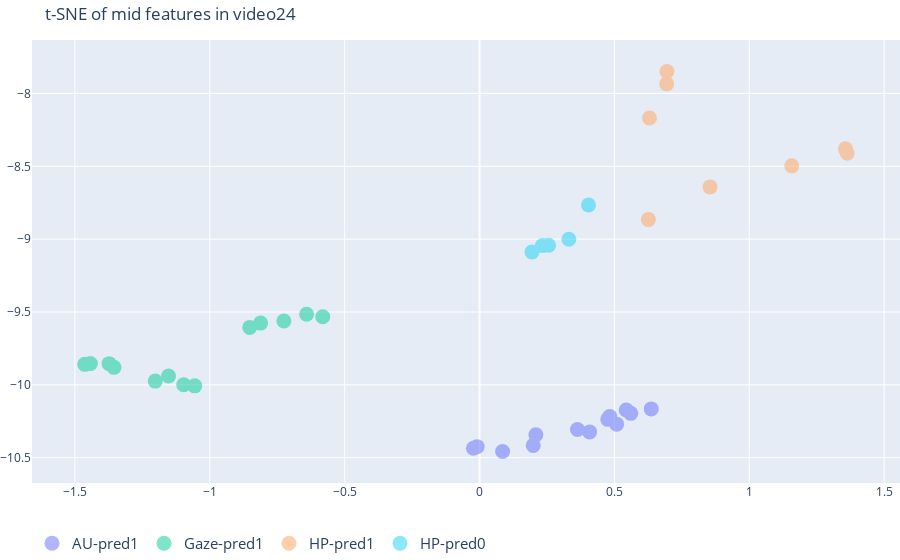

The notebook cell this image was saved under:
### Code cell
get_tsne(["4_d_a", "4_d_g", "4_d_h"], [10, 10, 5], 'video24', ["AU-pred1", "AU-pred0", "Gaze-pred1", "Gaze-pred0", "HP-pred1", "HP-pred0"])

### Figure 1 — Plotly figure (JSON) as saved in the notebook; plotly's stock layout.template omitted (floating-point values rounded to 4 significant figures)
{"data": [{"marker": {"size": 15}, "mode": "markers", "name": "AU-pred1", "opacity": 0.5, "type": "scatter", "x": [0.2089, 0.4081, 0.5084, 0.4828, 0.5438, 0.6366, 0.5608, 0.4754, 0.3631, 0.1991, 0.08554, -0.008837, -0.02263], "y": [-10.34, -10.32, -10.27, -10.22, -10.17, -10.17, -10.2, -10.24, -10.31, -10.42, -10.46, -10.42, -10.44]}, {"marker": {"size": 15}, "mode": "markers", "name": "AU-pred0", "opacity": 0.5, "type": "scatter", "x": [], "y": []}, {"marker": {"size": 15}, "mode": "markers", "name": "Gaze-pred1", "opacity": 0.5, "type": "scatter", "x": [-1.056, -1.097, -1.202, -1.355, -1.442, -1.463, -1.373, -1.153, -0.8518, -0.8115, -0.7253, -0.5812, -0.6409], "y": [-10.01, -9.999, -9.974, -9.88, -9.854, -9.859, -9.855, -9.94, -9.606, -9.576, -9.562, -9.532, -9.516]}, {"marker": {"size": 15}, "mode": "markers", "name": "Gaze-pred0", "opacity": 0.5, "type": "scatter", "x": [], "y": []}, {"marker": {"size": 15}, "mode": "markers", "name": "HP-pred1", "opacity": 0.5, "type": "scatter", "x": [0.6949, 0.6939, 0.6301, 0.6261, 0.8545, 1.157, 1.357, 1.363], "y": [-7.849, -7.934, -8.168, -8.866, -8.641, -8.497, -8.38, -8.411]}, {"marker": {"size": 15}, "mode": "markers", "name": "HP-pred0", "opacity": 0.5, "type": "scatter", "x": [0.404, 0.2561, 0.1945, 0.2332, 0.3312], "y": [-8.766, -9.042, -9.088, -9.044, -9.0]}], "layout": {"legend": {"font": {"size": 15}, "orientation": "h"}, "margin": {"b": 0, "l": 0, "r": 0, "t": 40}, "title": {"text": "t-SNE of mid features in video24"}}}
